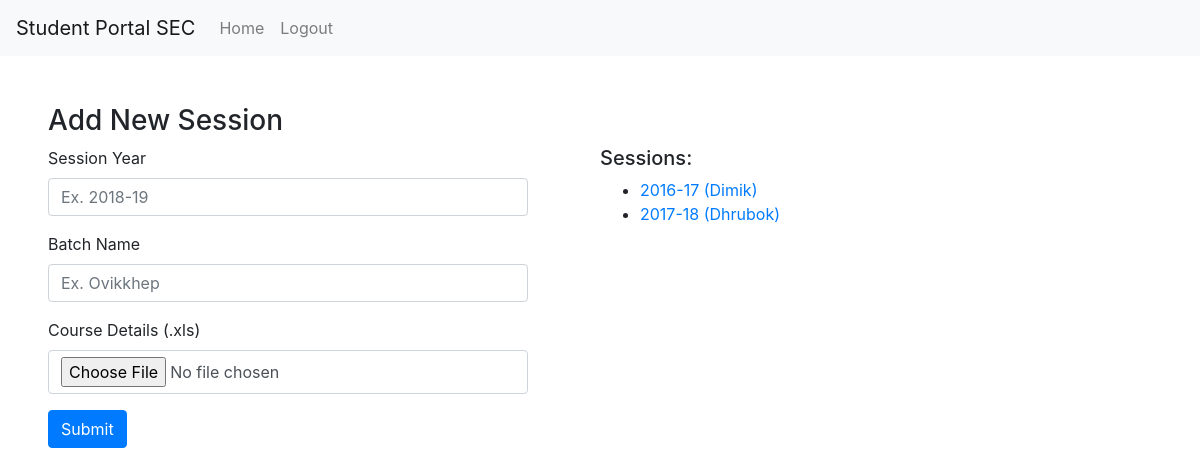
Before: /add_session/ (signed in) with the older database file.
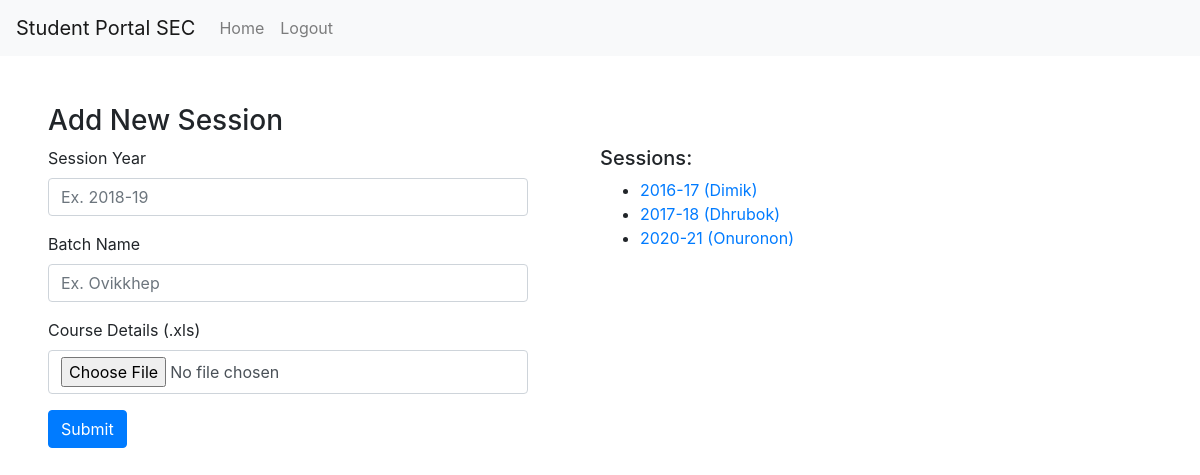
After: the same page with the newer database file.
### student_result/models.py (models this page shows, shortened)
class Session(models.Model):
    created_at = models.DateTimeField(auto_now_add=True)
    year = models.CharField(max_length=10)
    name = models.CharField(max_length=20)
    courses = models.TextField()

### student_result/views.py (the view, shortened to what this page needs)
# urls.py: path('add_session/', views.add_session, name = 'add_session'),
def add_session(request):
    session_obj = Session.objects.all()
    return render(request, 'add_session.html', {'sessions' : session_obj})

### student_result/templates/add_session.html (shortened to what this page needs)
{% extends 'base.html' %}
{% block content %}
<h3>Add New Session</h3>
<div style="display: grid; grid-template-columns: 1fr 1fr;">
    <div style="width: 30em;">
        <form method = "POST" action="" enctype="multipart/form-data">
            <div class="form-group">
                <label for="year">Session Year</label>
                <input type="text" name="year" class="form-control" id="year" placeholder="Ex. 2018-19">
            </div>
            <div class="form-group">
                <label for="name">Batch Name</label>
                <input type="text" name="name" class="form-control" id="name" placeholder="Ex. Ovikkhep">
            </div>
            <div class="mb-3">
                <label for="upload_file" class="form-label">Course Details (.xls)</label>
                <input class="form-control" type="file" id="upload_file" name="upload_file">
            </div>
            <button type="submit" name="submit" class="btn btn-primary">Submit</button>
        </form>
    </div>
    <div>
        <h5>Sessions:</h5>
        <ul>
            {% for session in sessions %}
                <li><a href="{% url 'view_session' session.year %}">{{ session.year }} ({{ session.name }})</a></li>
            {% endfor %}
        </ul>
    </div>
</div>
{% endblock content %}

Changed rows visible on the page:
added Session: year "2020-21", name "Onuronon"
